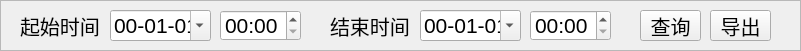
   <widget class="QFrame" name="frame_2">
    <property name="geometry">
     <rect>
      <x>20</x>
      <y>500</y>
      <width>801</width>
      <height>51</height>
     </rect>
    </property>
    <property name="frameShape">
     <enum>QFrame::StyledPanel</enum>
    </property>
    <property name="frameShadow">
     <enum>QFrame::Raised</enum>
    </property>
    <widget class="QToolButton" name="toolButton_reoilgas_detail_output">
     <property name="geometry">
      <rect>
       <x>710</x>
       <y>10</y>
       <width>61</width>
       <height>31</height>
      </rect>
     </property>
     <property name="font">
      <font>
       <pointsize>15</pointsize>
      </font>
     </property>
     <property name="text">
      <string>导出</string>
     </property>
    </widget>
    <widget class="QTimeEdit" name="timeEdit_to">
     <property name="geometry">
      <rect>
       <x>530</x>
       <y>10</y>
       <width>81</width>
       <height>31</height>
      </rect>
     </property>
     <property name="font">
      <font>
       <pointsize>16</pointsize>
      </font>
     </property>
     <property name="focusPolicy">
      <enum>Qt::NoFocus</enum>
     </property>
     <property name="displayFormat">
      <string>hh:mm</string>
     </property>
     <property name="calendarPopup">
      <bool>false</bool>
     </property>
    </widget>
    <widget class="QDateEdit" name="dateEdit_to">
     <property name="geometry">
      <rect>
       <x>420</x>
       <y>10</y>
       <width>101</width>
       <height>31</height>
      </rect>
     </property>
     <property name="font">
      <font>
       <pointsize>16</pointsize>
      </font>
     </property>
     <property name="focusPolicy">
      <enum>Qt::NoFocus</enum>
     </property>
     <property name="displayFormat">
      <string>yy-MM-dd</string>
     </property>
     <property name="calendarPopup">
      <bool>true</bool>
     </property>
    </widget>
    <widget class="QDateEdit" name="dateEdit_from">
     <property name="geometry">
      <rect>
       <x>110</x>
       <y>10</y>
       <width>101</width>
       <height>31</height>
      </rect>
     </property>
     <property name="font">
      <font>
       <pointsize>16</pointsize>
      </font>
     </property>
     <property name="focusPolicy">
      <enum>Qt::NoFocus</enum>
     </property>
     <property name="currentSection">
      <enum>QDateTimeEdit::YearSection</enum>
     </property>
     <property name="displayFormat">
      <string>yy-MM-dd</string>
     </property>
     <property name="calendarPopup">
      <bool>true</bool>
     </property>
    </widget>
    <widget class="QLabel" name="label_5">
     <property name="geometry">
      <rect>
       <x>330</x>
       <y>10</y>
       <width>81</width>
       <height>31</height>
      </rect>
     </property>
     <property name="font">
      <font>
       <pointsize>15</pointsize>
      </font>
     </property>
     <property name="text">
      <string>结束时间</string>
     </property>
    </widget>
    <widget class="QLabel" name="label_4">
     <property name="geometry">
      <rect>
       <x>20</x>
       <y>10</y>
       <width>81</width>
       <height>31</height>
      </rect>
     </property>
     <property name="font">
      <font>
       <pointsize>15</pointsize>
      </font>
     </property>
     <property name="text">
      <string>起始时间</string>
     </property>
    </widget>
    <widget class="QTimeEdit" name="timeEdit_from">
     <property name="geometry">
      <rect>
       <x>220</x>
       <y>10</y>
       <width>81</width>
       <height>31</height>
      </rect>
     </property>
     <property name="font">
      <font>
       <pointsize>16</pointsize>
      </font>
     </property>
     <property name="focusPolicy">
      <enum>Qt::NoFocus</enum>
     </property>
     <property name="displayFormat">
      <string>hh:mm</string>
     </property>
     <property name="calendarPopup">
      <bool>false</bool>
     </property>
    </widget>
    <widget class="QToolButton" name="toolButton_reoilgas_detail">
     <property name="geometry">
      <rect>
       <x>640</x>
       <y>10</y>
       <width>61</width>
       <height>31</height>
      </rect>
     </property>
     <property name="font">
      <font>
       <pointsize>15</pointsize>
      </font>
     </property>
     <property name="text">
      <string>查询</string>
     </property>
    </widget>
   </widget>
